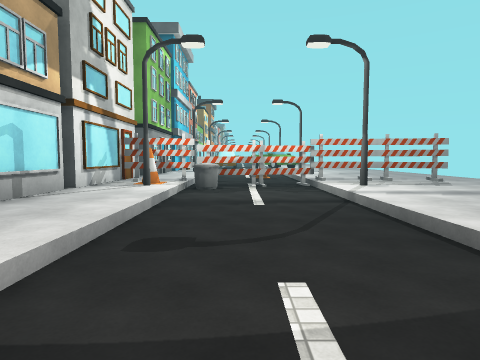
view 1 (above)

19 first-person views from a walk through a Unity game level. The camera is 1.5 m above the floor, tilts 4° down and sees 75° across. The floor is counted in squares, 2 m on a side. Each view is taken from the middle of a square. On the plan, view 1 faces up. The plan holds only what a view shows up to about 10 squares ahead; the rest is blank. The place goes on beyond the plan. The player is left out. Some animated figures are not drawn. Surface patterns are stand-ins for the level's own textures.

view 2
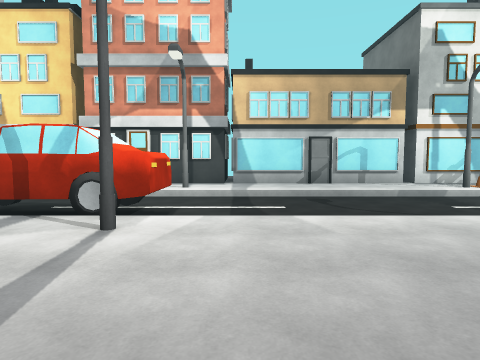

view 3
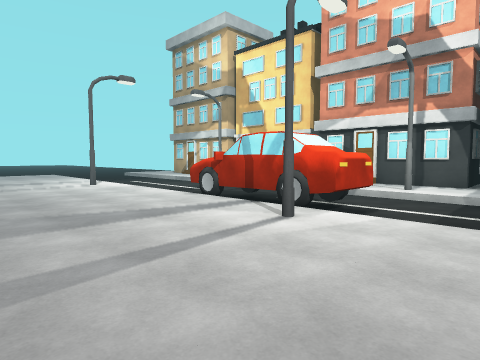

view 4
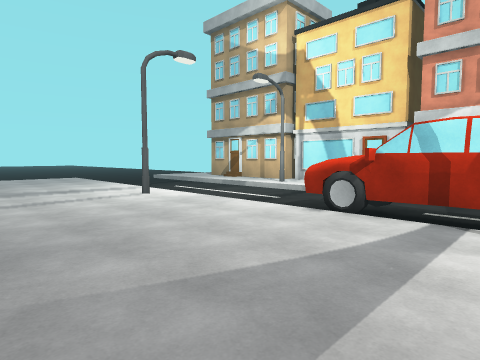

view 5
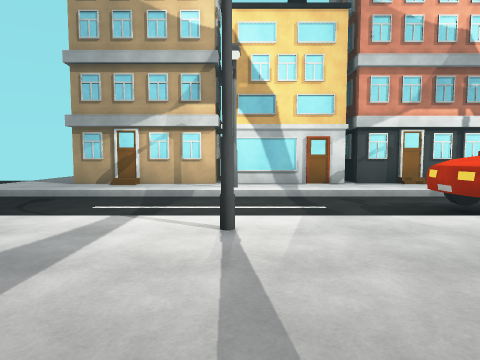

view 6
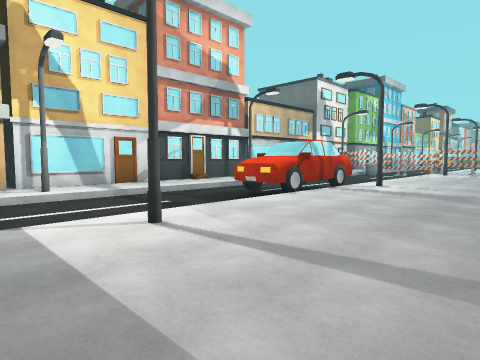

view 7
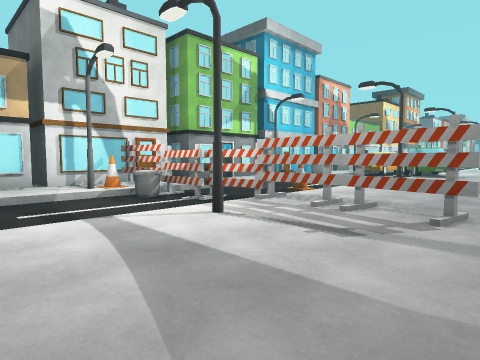

view 8
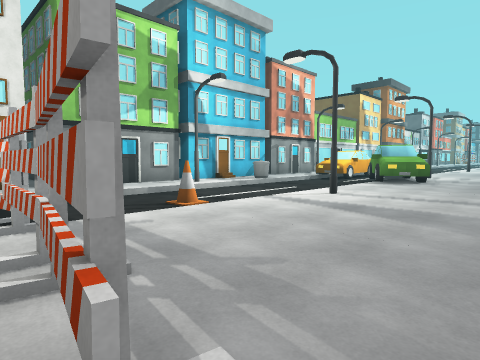

view 9
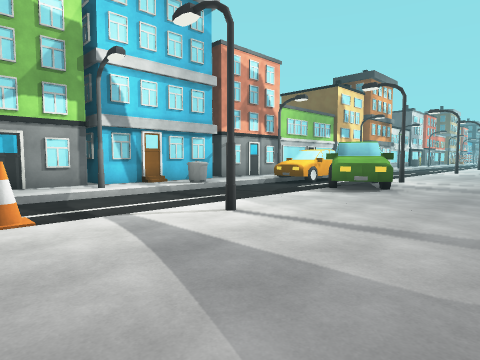

view 10
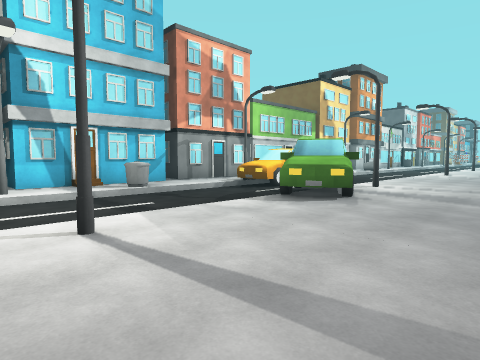

view 11
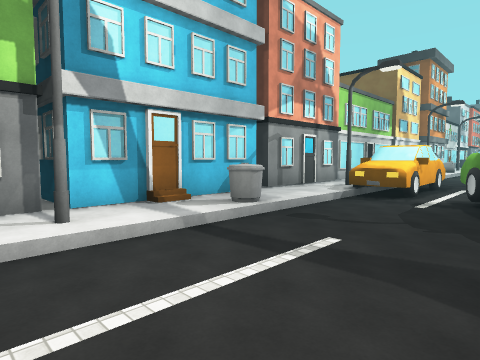

view 12
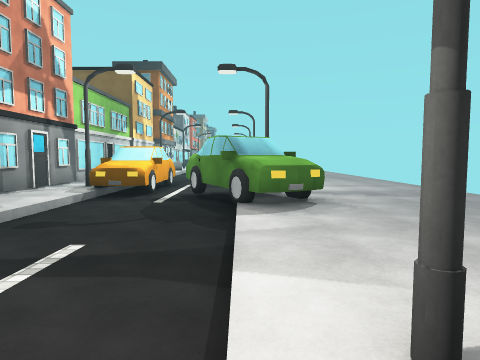

view 13
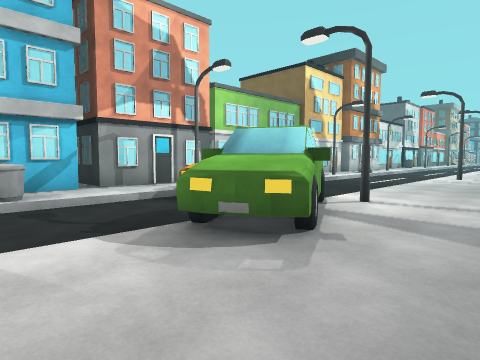

view 14
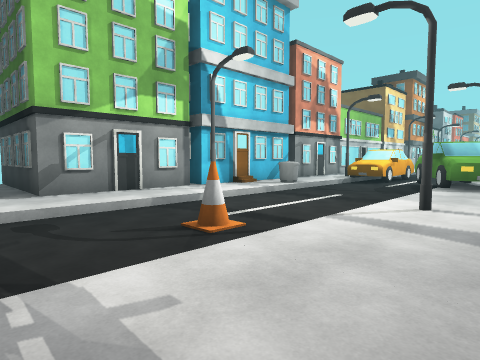

view 15
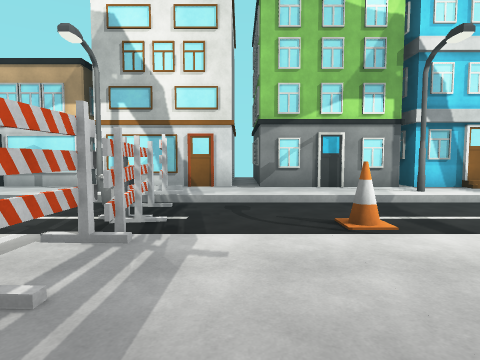

view 16
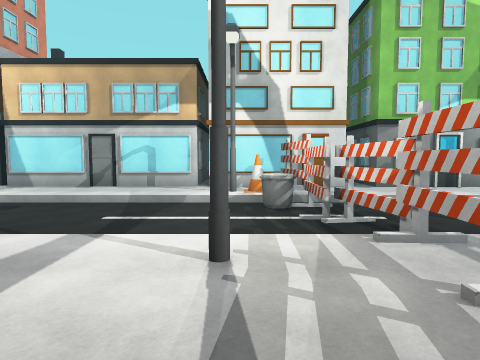

view 17
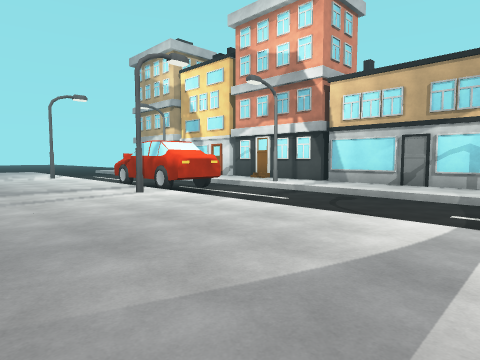

view 18
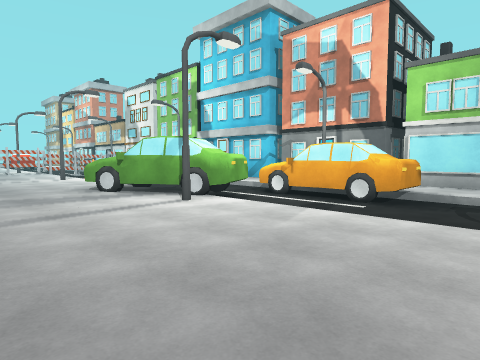

view 19
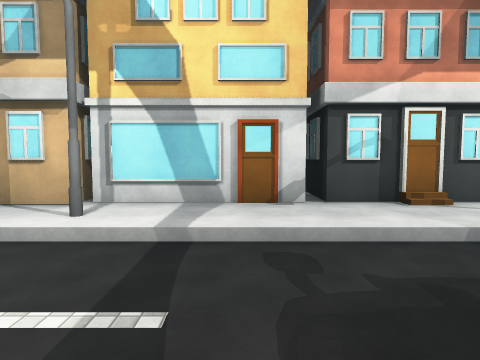

### Floor plan
Key: @ floor where view 1 was taken; # wall or solid block; . main floor; - floor 0.25 m lower than the main floor; / step, stairs or slope; = window, fence, low wall or low ledge; H house; B bin; O other object.
Columns run from 7 left of view 1 to 6 right of it. Each row starts with its distance up from view 1.
 26         -/....
 25     ..---/....
 24     ..O--/....
 23   ##..O--/....
 22    ##.O--/....
 21     #OOOOO....
 20     #.--OO....
 19   #H..---OO...
 18     #.---OO...
 17     #B---/....
 16     H.---/....
 15    ##.---/....
 14   ####---/#...
 13     #.---/....
 12    ##.--O/....
 11 ####H.---/....
 10  .....---/....
  9 H   ..-=###...
  8 H   ####-/###.
  7 H   .O---//...
  6   ##..---/....
  5     ..---/....
  4     ..---/....
  3     ..---/....
  2     ..---/....
  1   ##..---/....
  0    #.#-@-/#...
 -1     ..--OO....
 -2     H/--O.....
 -3    #..--OO....
 -4    #..---/....
 -5     ..---/....
 -6     ..---/....
 -7   ##.#---/#...
 -8   H##.---/....
 -9     #.---/....

Positions as (right, up) in squares from view 1, and headings:
1: (0, 0), facing up
2: (6, 1), facing left
3: (6, 2), facing down-left
4: (6, -1), facing down-left
5: (6, -7), facing left
6: (6, -9), facing up-left
7: (6, 4), facing up-left
8: (6, 8), facing up-left
9: (6, 11), facing up-left
10: (6, 13), facing up-left
11: (2, 13), facing up-left
12: (2, 13), facing up
13: (5, 16), facing up-left
14: (4, 9), facing up-left
15: (5, 10), facing left
16: (5, 7), facing left
17: (6, 6), facing down-left
18: (6, 26), facing down-left
19: (2, -5), facing left
